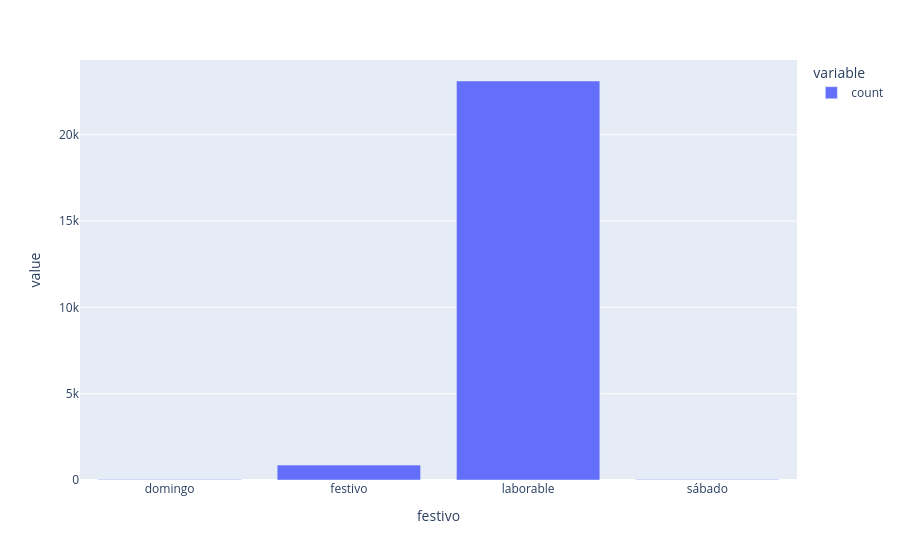

Notebook code for this chart:
### Markdown cell above
Con plotly

### Code cell
fig = px.bar(frecuencias)
fig.show()

### Figure 1 — Plotly figure (JSON) as saved in the notebook; plotly's stock layout.template omitted (floating-point values rounded to 4 significant figures)
{"data": [{"hovertemplate": "variable=count<br>festivo=%{x}<br>value=%{y}<extra></extra>", "legendgroup": "count", "marker": {"color": "#636efa", "pattern": {"shape": ""}}, "name": "count", "orientation": "v", "showlegend": true, "textposition": "auto", "type": "bar", "x": ["domingo", "festivo", "laborable", "sábado"], "xaxis": "x", "y": [24, 864, 23114, 24], "yaxis": "y"}], "layout": {"barmode": "relative", "legend": {"title": {"text": "variable"}, "tracegroupgap": 0}, "margin": {"t": 60}, "xaxis": {"anchor": "y", "domain": [0, 1], "title": {"text": "festivo"}}, "yaxis": {"anchor": "x", "domain": [0, 1], "title": {"text": "value"}}}}
